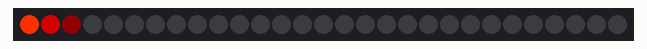
This sketch was run on a simulated Arduino Uno, built with avr-gcc and run on an emulated ATmega328P. Shown: 29 RGB LEDs in strip order, left to right.

Above: at 0.15 s.
At 5.22 s:
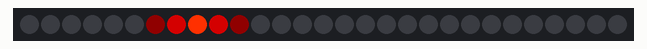
At 10.26 s:
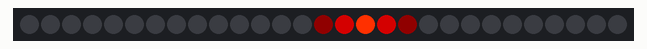
At 20.01 s:
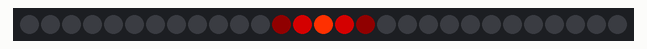
At 29.77 s:
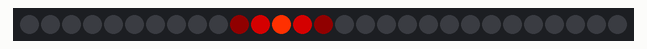
At 39.84 s:
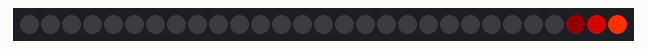

The sketch:

sketch_old.ino
```cpp
#include <Adafruit_NeoPixel.h>

#define N_LEDS 29
#define PIN     4

Adafruit_NeoPixel strip = Adafruit_NeoPixel(N_LEDS, PIN, NEO_GRB + NEO_KHZ800);

void setup() {
  strip.begin();
}

int pos = 0, dir = 1; // Position, direction of "eye"

void loop() {
  int j;

  // Draw 5 pixels centered on pos.  setPixelColor() will clip any
  // pixels off the ends of the strip, we don't need to watch for that.
  strip.setPixelColor(pos - 2, 0x100000); // Dark red
  strip.setPixelColor(pos - 1, 0x800000); // Medium red
  strip.setPixelColor(pos    , 0xFF3000); // Center pixel is brightest
  strip.setPixelColor(pos + 1, 0x800000); // Medium red
  strip.setPixelColor(pos + 2, 0x100000); // Dark red

  strip.show();
  delay(30);

  // Rather than being sneaky and erasing just the tail pixel,
  // it's easier to erase it all and draw a new one next time.
  for(j=-2; j<= 2; j++) strip.setPixelColor(pos+j, 0);

  // Bounce off ends of strip
  pos += dir;
  if(pos < 0) {
    pos = 1;
    dir = -dir;
  } else if(pos >= strip.numPixels()) {
    pos = strip.numPixels() - 2;
    dir = -dir;
  }
}
```
